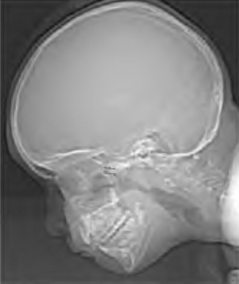
%> input picture Practice-1/hw-5/image.png, 239 x 284 px
$ octave --eval "result = measureImageContrast(imread('../hw-5/image.png'));"   (GNU Octave 9; MATLAB toolbox functions it lacks are replaced by stand-ins)
%> lines starting %> are read from the running program, lines starting %| are printed output that depends on the picture
# کنتراست را تعریف کنید و معیاری مناسب برای کنتراست تصویر در متلب ارائه دهید


function contrast = measureImageContrast(image)
    if size(image, 3) == 3
        grayImage = rgb2gray(image);
    else
        grayImage = image;
    end

    grayImage = im2double(grayImage);

    meanIntensity = mean(grayImage(:));

    stdIntensity = std(grayImage(:));

    contrast = stdIntensity / meanIntensity;

    fprintf('میانگین روشنایی: %.4f\n', meanIntensity);
    fprintf('انحراف استاندارد روشنایی: %.4f\n', stdIntensity);
    fprintf('کنتراست (ضریب تغییرات): %.4f\n', contrast);

    figure;
    imhist(grayImage);
    title('هیستوگرام تصویر');
    xlabel('شدت روشنایی');
    ylabel('تعداد پیکسل‌ها');
end

% مثال استفاده
% img = imread('your_image.jpg');
% contrast = measureImageContrast(img);
%> in measureImageContrast, grayImage is the input picture: size 284x239 uint8; min 19, max 255, mean 129.8
%> in measureImageContrast, `meanIntensity = mean(grayImage(:));`: meanIntensity = 0.509
%> in measureImageContrast, `stdIntensity = std(grayImage(:));`: stdIntensity = 0.199
%> in measureImageContrast, `contrast = stdIntensity / meanIntensity;`: contrast = 0.392
%| میانگین روشنایی: 0.5089
%| انحراف استاندارد روشنایی: 0.1993
%| کنتراست (ضریب تغییرات): 0.3917
%> `result = measureImageContrast(imread('../hw-5/image.png'));`:
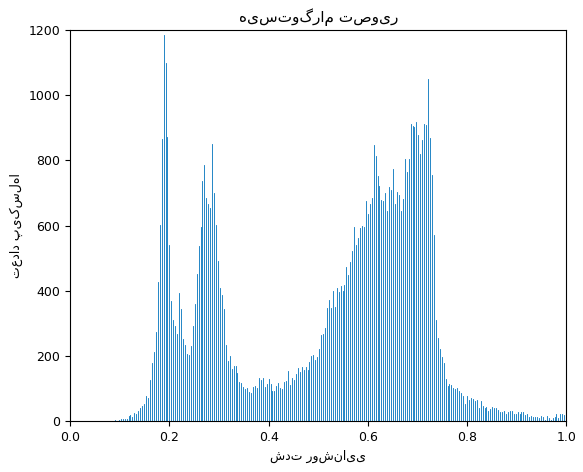
%> figure redrawn from the program's plot data; highest point at x = 0.188, y = 1185
